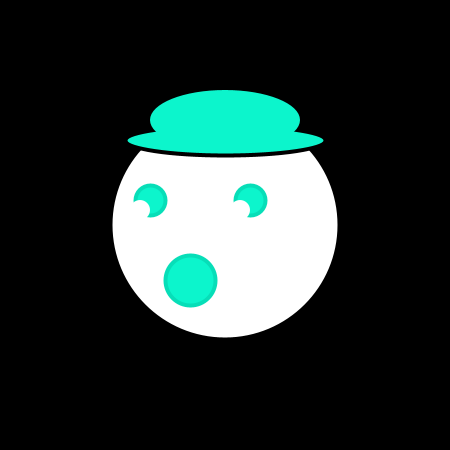
Frame 1 (no input)
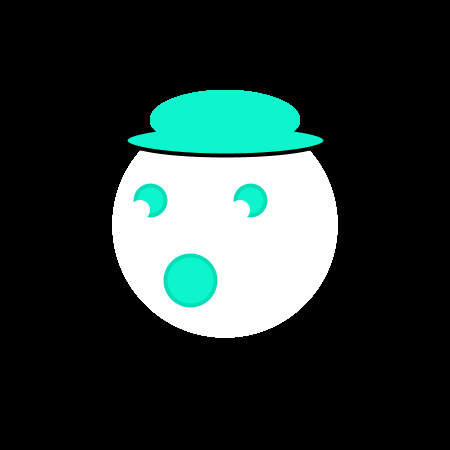
Frame 60 (the mouse pressed at the canvas centre just before this capture)
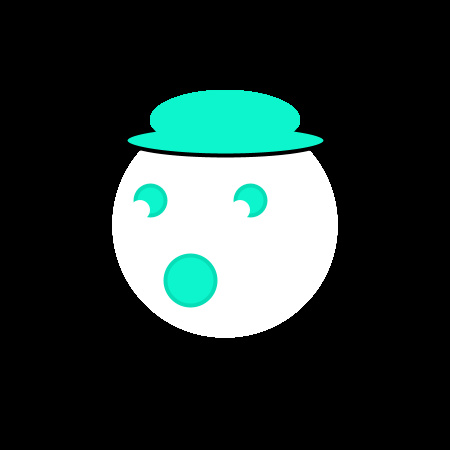
Frame 120 (the mouse held since frame 60 and released just before this capture)

The Processing sketch that drew these frames (run headless with seeded random() and noise(); from frame 60 on, the mouse is pressed at the canvas centre):

// Processing sketch: processing_59190
// ── processing_59190.pde

void setup() {
  size(450, 450);
  background(0);
  smooth();
}

void draw() {

  //HEAD
  noStroke();
  fill(255);
  ellipse(225, 225, 225, 225);

  //Mouth  
  stroke(7,222,184);
  strokeWeight(4);
  fill(12, 245, 204);
  ellipse(190, 280, 50, 50);

  //Hat
  stroke(0);
  strokeWeight(4);
  fill(12, 245, 204);
  ellipse(225, 140, 200, 30);

  //Hat 02
  noStroke();
  fill(12, 245, 204);
  ellipse(225, 120, 150, 60);

  //Eye left
  stroke(7,222,184);
  strokeWeight(4);
  fill(12, 245, 204);
  ellipse(150, 200, 30, 30);

  //Eye left Iris
  noStroke();
  fill(255);
  ellipse(140, 210, 20, 20);

  //Eye right
  stroke(7,222,184);
  strokeWeight(4);
  fill(12, 245, 204);
  ellipse(250, 200, 30, 30);

  //Eye right Iris
  noStroke();
  fill(255);
  ellipse(240, 210, 20, 20);
}
